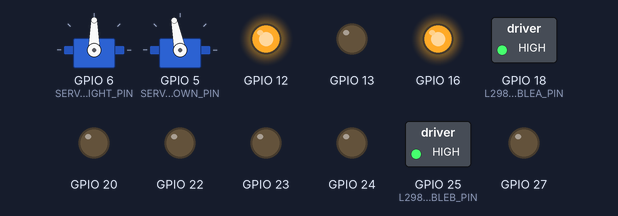
Bench run of a program on a simulated Raspberry Pi (BCM pin numbers). Shown: 2 × servo, switched loads named in the program (green lamp = pin HIGH), output pins drawn as LEDs (lit = HIGH). The interpreter's speed is modelled, so counts of loop turns are approximate; servo angles are drawn from the pulse width (0.5 ms = 0°, 2.5 ms = 180°); threads take turns every 2 ms; the clock reads 2024-03-15 10:24:30 at power-on unless the program sets it; pins used as bus, display or sensor lines are not drawn. At 9.0 s the program stops and its outputs stay as they are.

Above: at 0.1 s.
At 2.1 s:
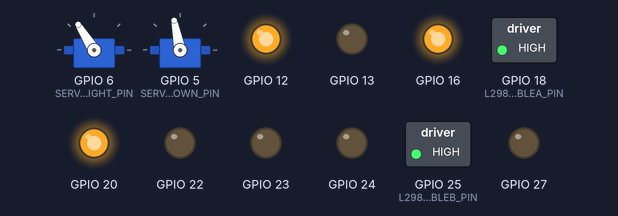
At 3.1 s:
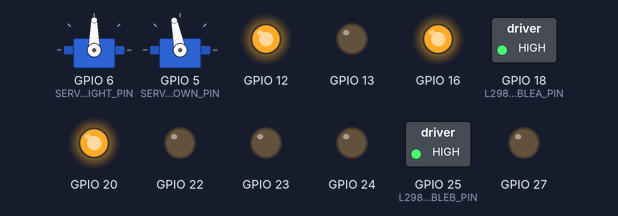
At 3.6 s:
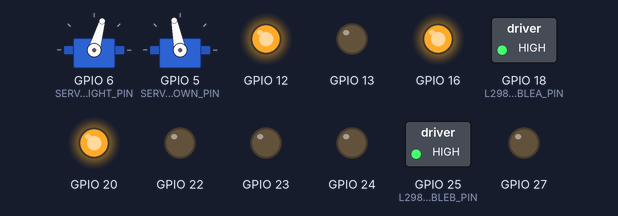
At 4.6 s:
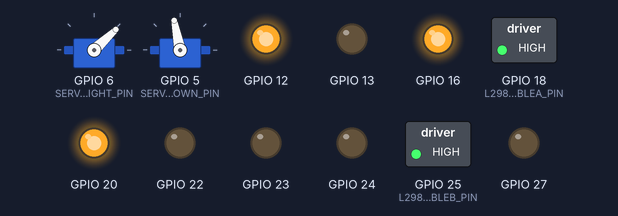
At 8.6 s:
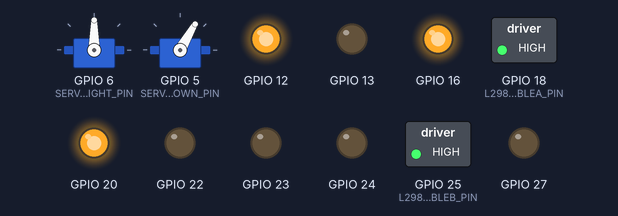
Timing chart, 0 to 10.1 s (numbered marks = the images above):
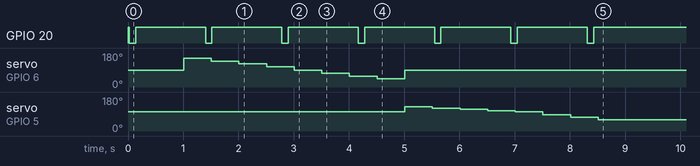

The program:

test2.py
```python
import time,wificar

wc=wificar.WifiCar()
wc.reset()
time.sleep(1)
for x in range(-1000,1000,250):
	wc.servo_horizontal(x)
	time.sleep(0.5)
wc.reset()
for x in range(-1000,1000,250):
	wc.servo_vertical(x)
	time.sleep(0.5)
```

wificar.py
```python
#!/usr/bin/python
#-!- coding: utf-8 -!-
""" This is WiFi Car control class. """
import pigpio,thread,time
import RPi.GPIO as GPIO

class WifiCar:

	distance=None # The distance measure approximate 10 times every second.

	PG=None  # pigpio object.

	LED_RED_PIN=12
	LED_BLUE_PIN=16
	LED_GREEN_PIN=20

	SERVO_POWER_PIN=13
	SERVO_UPDOWN_PIN=5
	SERVO_LEFTRIGHT_PIN=6
	SERVO_CENTER=(1500,1620) # Left/Right, Up/Down center
	SERVO_RANGE=((700,-700),(300,-600)) # servo move range.

	L298N_INPUT1_PIN=27
	L298N_INPUT2_PIN=22
	L298N_INPUT3_PIN=23
	L298N_INPUT4_PIN=24
	L298N_ENABLEA_PIN=18
	L298N_ENABLEB_PIN=25

	ULTRASONIC_TRIG_PIN=4
	ULTRASONIC_ECHO_PIN=17

	def __init__(self, address=None ):
		if address:
			self.PG=pigpio.pi( address )
		else:
			self.PG=pigpio.pi()
		# set L298N state.
		self.PG.set_PWM_dutycycle( self.L298N_ENABLEA_PIN, 0 )
		self.PG.set_PWM_frequency( self.L298N_ENABLEA_PIN, 400)
		self.PG.set_PWM_range( self.L298N_ENABLEA_PIN, 1000 )
		self.PG.set_PWM_dutycycle( self.L298N_ENABLEB_PIN, 0 )
		self.PG.set_PWM_frequency( self.L298N_ENABLEB_PIN, 400)
		self.PG.set_PWM_range( self.L298N_ENABLEB_PIN, 1000 )
		self.forward(0)
		# GPIO for ultrasonic distance measure.
		GPIO.setmode(GPIO.BCM)
		GPIO.setup(self.ULTRASONIC_TRIG_PIN, GPIO.OUT)
		GPIO.setup(self.ULTRASONIC_ECHO_PIN, GPIO.IN)
		GPIO.output(self.ULTRASONIC_TRIG_PIN, GPIO.HIGH)
		# Read distance front of car every 0.1 seconds.
		thread.start_new_thread( self.check_distance, () )

	daemon_running=True # Mark of thread running.

	def __del__(self):
		self.close()

	def feed_dog(self ,pin ):
		'''Use a virtual GPIO pin as dog. '''
		self.PG.write( pin,not self.PG.read(pin) )

	def check_distance(self ):
		run_counter=0
		counter_max=5;
		while self.daemon_running:
			if not self.ultrasonic_lock.locked():
				self.ultrasonic_distance()
			# flash green led as distance mark. When long than 2 meter, flash very slow. nearer than faster.
			if not self.distance or self.distance>150:
				counter_max=12
			elif self.distance>60:
				counter_max=6
			elif self.distance>30:
				counter_max=4
			elif self.distance>15:
				counter_max=2
				# If car is forwarding. then slow down the car.
				# self.slowdown()
			else:
				counter_max=1
				# If car is forwarding. stop the car.
				self.stop(forward=True)
			if run_counter==0:
				self.led('green',True)
			else:
				self.led('green',False)
			run_counter+=1
			if run_counter>=counter_max: run_counter=0
			time.sleep(0.1)


	def reset(self ):
		# power on servo and set it to the center.
		self.PG.set_servo_pulsewidth( self.SERVO_LEFTRIGHT_PIN, self.SERVO_CENTER[0] )
		self.PG.set_servo_pulsewidth( self.SERVO_UPDOWN_PIN, self.SERVO_CENTER[1] )
		self.PG.write(self.SERVO_POWER_PIN, 0) # power on servo.
		self.forward(0)# stop the car.
		self.led('red',False)
		self.led('blue',False)
		self.led('green',False)

	def led(self, color, light=True):
		''' color is one of 'red','blue','green' '''
		if color and 'red'==color.lower():
			self.PG.write( self.LED_RED_PIN, not light )
		if color and 'blue'==color.lower():
			self.PG.write( self.LED_BLUE_PIN, not light )
		if color and 'green'==color.lower():
			self.PG.write( self.LED_GREEN_PIN, not light )

	def inverse_led(self, color):
		''' Change the LED light on or off '''
		if color and 'red'==color.lower():
			self.PG.write( self.LED_RED_PIN, not self.PG.read( self.LED_RED_PIN ) )
		if color and 'blue'==color.lower():
			self.PG.write( self.LED_BLUE_PIN, not self.PG.read( self.LED_BLUE_PIN ) )
		if color and 'green'==color.lower():
			self.PG.write( self.LED_GREEN_PIN, not self.PG.read( self.LED_GREEN_PIN ) )

	# A thread lock for single run of ultrasonic.
	ultrasonic_lock=thread.allocate_lock()

	def ultrasonic_distance(self ):
		''' Return distance in centimetre. '''
		self.ultrasonic_lock.acquire()
		GPIO.output( self.ULTRASONIC_TRIG_PIN, GPIO.LOW ) # High pulse 10uS
		time.sleep( 0.00001 )
		GPIO.output( self.ULTRASONIC_TRIG_PIN, GPIO.HIGH )
		start=time.time();stop=None; i=0 # Wait echo raise up.
		while GPIO.input( self.ULTRASONIC_ECHO_PIN )==0 and i<100:start=time.time();i+=1
		# wait echo falling down. max 1500 about 6 meter, out of sensor range.
		while GPIO.input( self.ULTRASONIC_ECHO_PIN )==1 and i<1500:stop=time.time();i+=1
		if stop and i<1500: # Too far
			self.distance=(stop-start)*34000/2; # There is not temperature calibration.
		else:
			self.distance=None
		self.ultrasonic_lock.release()
		return self.distance

	def left_wheel(self, speed):
		if speed>1000:speed=1000
		if speed<-1000:speed=-1000
		if speed==0:
			self.PG.write( self.L298N_INPUT3_PIN, 0 )
			self.PG.write( self.L298N_INPUT4_PIN, 0 )
			self.PG.set_PWM_dutycycle( self.L298N_ENABLEB_PIN, 1000 )
		elif speed>0:
			self.PG.write( self.L298N_INPUT3_PIN, 0 )
			self.PG.write( self.L298N_INPUT4_PIN, 1 )
			self.PG.set_PWM_dutycycle( self.L298N_ENABLEB_PIN, abs(speed) )
		else:
			self.PG.write( self.L298N_INPUT3_PIN, 1 )
			self.PG.write( self.L298N_INPUT4_PIN, 0 )
			self.PG.set_PWM_dutycycle( self.L298N_ENABLEB_PIN, abs(speed) )


	def right_wheel(self, speed):
		if speed>1000:speed=1000
		if speed<-1000:speed=-1000
		if speed==0:
			self.PG.write( self.L298N_INPUT1_PIN, 0 )
			self.PG.write( self.L298N_INPUT2_PIN, 0 )
			self.PG.set_PWM_dutycycle( self.L298N_ENABLEA_PIN, 1000 )
		elif speed>0:
			self.PG.write( self.L298N_INPUT1_PIN, 0 )
			self.PG.write( self.L298N_INPUT2_PIN, 1 )
			self.PG.set_PWM_dutycycle( self.L298N_ENABLEA_PIN, abs(speed) )
		else:
			self.PG.write( self.L298N_INPUT1_PIN, 1 )
			self.PG.write( self.L298N_INPUT2_PIN, 0 )
			self.PG.set_PWM_dutycycle( self.L298N_ENABLEA_PIN, abs(speed) )

	def is_forwarding(self ):
		l=self.PG.get_PWM_dutycycle( self.L298N_ENABLEA_PIN )
		r=self.PG.get_PWM_dutycycle( self.L298N_ENABLEB_PIN )
		if self.PG.read( self.L298N_INPUT3_PIN )==1 and self.PG.read( self.L298N_INPUT4_PIN )==0:
			l=-l # left move backward
		if self.PG.read( self.L298N_INPUT1_PIN )==1 and self.PG.read( self.L298N_INPUT1_PIN )==0:
			r=-r # right move backward
		return l+r>0

	def slowdown(self ):
		du=self.PG.get_PWM_dutycycle(  self.L298N_ENABLEB_PIN )
		self.PG.set_PWM_dutycycle(  self.L298N_ENABLEB_PIN, du*0.5 )

	def forward(self, speed=350, direction=0 ): # from -1000~1000. 0 mean stop.
		''' Move car forward. '''
		if speed<=0 or self.distance>30:
			self.left_wheel ( speed+direction )
			self.right_wheel( speed-direction )
		else:  # Before hit something. slow down or stop.
			if self.distance<15:
				speed=0
				self.stop()
			elif self.distance<30:
				speed*=(self.distance-15)/15
				if speed<0:speed=0
				self.left_wheel ( speed+direction )
				self.right_wheel( speed-direction )

	def stop(self, forward=False ):
		if forward:
			if self.is_forwarding():
				self.stop()
		else:
			self.left_wheel(0)
			self.right_wheel(0)

	def backward(self, speed=350 ): # from -1000~1000
		self.forward(-speed)

	def rotate(self, degree ):
		""" Rotate the car in degree """
		pass

	def servo_horizontal(self, hor ):
		''' hor from -1000 to 1000 '''
		if hor<-1000: hor=-1000
		if hor> 1000: hor= 1000
		if hor==0:
			self.PG.set_servo_pulsewidth( self.SERVO_LEFTRIGHT_PIN, self.SERVO_CENTER[0] )
		elif hor>0:
			self.PG.set_servo_pulsewidth( self.SERVO_LEFTRIGHT_PIN, self.SERVO_CENTER[0]+int(self.SERVO_RANGE[0][1]*float(hor)/1000) )
		else:
			self.PG.set_servo_pulsewidth( self.SERVO_LEFTRIGHT_PIN, self.SERVO_CENTER[0]-int(self.SERVO_RANGE[0][0]*float(hor)/1000) )

	def servo_vertical(self, ver ):
		if ver<-1000: ver=-1000
		if ver> 1000: ver= 1000
		if ver==0:
			self.PG.set_servo_pulsewidth( self.SERVO_UPDOWN_PIN, self.SERVO_CENTER[1] )
		elif ver>0:
			self.PG.set_servo_pulsewidth( self.SERVO_UPDOWN_PIN, self.SERVO_CENTER[1]+int(self.SERVO_RANGE[1][1]*float(ver)/1000) )
		else:
			self.PG.set_servo_pulsewidth( self.SERVO_UPDOWN_PIN, self.SERVO_CENTER[1]-int(self.SERVO_RANGE[1][0]*float(ver)/1000) )

	gpio_cleaned=False
	def close(self ):
		self.daemon_running=False
		if not self.gpio_cleaned:
			self.gpio_cleaned=True
			self.ultrasonic_lock.acquire()
			GPIO.cleanup()
			self.ultrasonic_lock.release()
```
